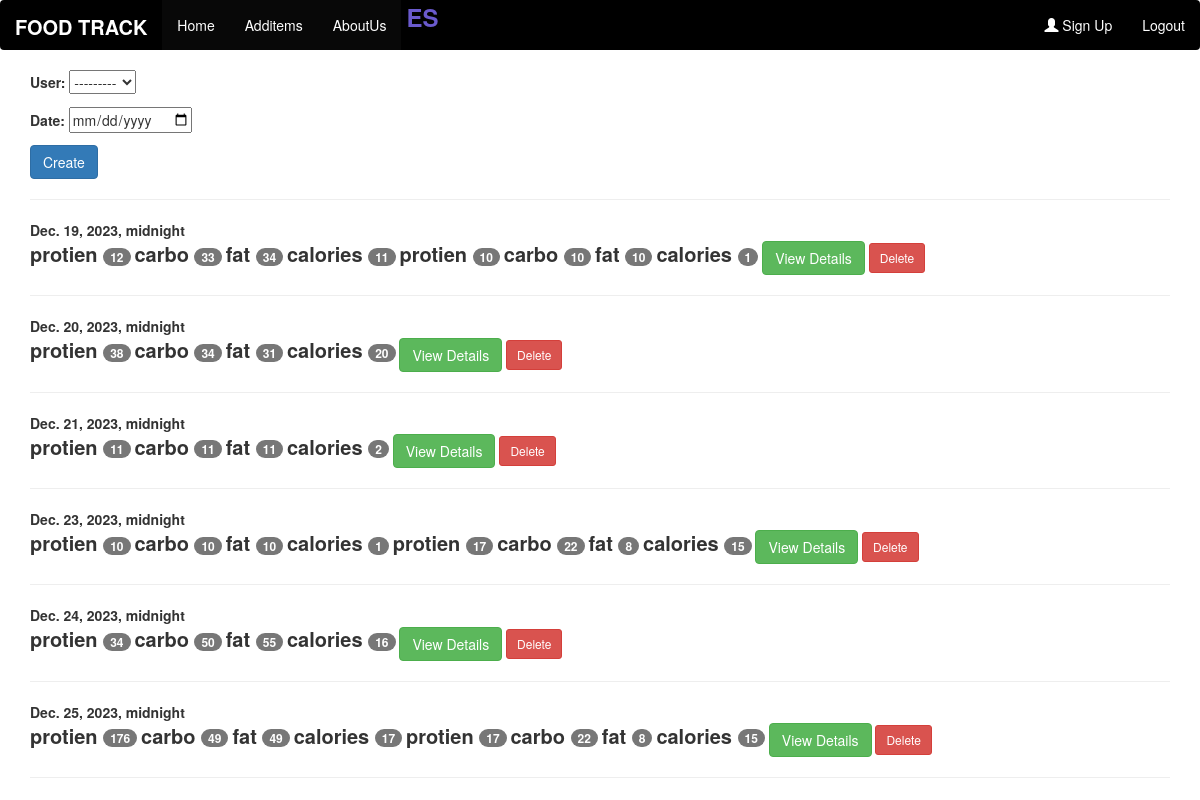
The page /home/ (signed in) on the database its author committed.
### food_items/models.py (models this page shows, shortened)
class AddDate(models.Model):
     user = models.ForeignKey(User, on_delete=models.CASCADE, null=True)
     date = models.DateTimeField(null=True, unique=True)

### food_items/views.py (the view)
# urls.py: path('home/', views.home),
@login_required(login_url='/login/')
def home(request):
    if request.method == 'POST':
        form = AddDateForm(request.POST)
        if form.is_valid():
            date = form.cleaned_data['date']
            form = AddDate(user=request.user, date=date).save()
            return HttpResponseRedirect('#')
    else:
        form = AddDateForm
        form2 = Additemform
    model = AddDate.objects.all()
    items = AddDetail.objects.all()
    total = TotalEnergies.objects.all()
    date_list = []
    date = ''
    food_dic = {'date': '', 'protien': 0, 'carbo': 0, 'fat': 0, 'calories': 0}
    for all in total:
        food_dic = {'date': '', 'protien': 0, 'carbo': 0, 'fat': 0, 'calories': 0}
        for item in items:
            if item.date_d is not None:
                if all.date.id == item.date_d.id:
                    food_dic['date'] = item.date_d.id
                    food_dic['protien'] += item.add_item.Protein
                    food_dic['carbo'] += item.add_item.Carbohydrates
                    food_dic['fat'] += item.add_item.Fat
                    food_dic['calories'] += item.add_item.Calories
        if food_dic['protien'] > 0 and food_dic['date'] != date:
            print(food_dic)
            date = food_dic['date']
            print(date)
            count = 0
            for i in date_list:
                if i['date'] == date:
                    count += 1
            if count == 0:
                date_list.append(food_dic)
    return render(request, 'home.html',{'form': form, 'model': model, 'items': items, 'total': total, 'date_list': date_list})

### templates/home.html (shortened to what this page needs)
{% extends 'base.html' %}
{% block content %}
<html lang="en">
<head>
</head>
<body>
<form method="post">
    {{form.as_p}}
    <input  class="btn btn-primary btn-md" type="submit" value="Create">
</form> <hr>
{% if user.is_authenticated %}
{% for item in model %}
{% if request.user == item.user%}
<b>{{item.date}}</b><br>
{% for total in date_list %}
{% for k,v in total.items %}
{% if v == item.id %}
{% for k,v in total.items %}
{% if k != 'date' %}
<b style="font-size:20px;">{{k}} <span class="badge">{{v}}</span></b>
{% endif %}
{% endfor %}
{% endif %}
{% endfor %}
{% endfor %}
<a class="btn btn-success" href = "/details/{{item.id}}">View Details</a>
<a class="btn btn-danger btn-sm" href="/delete/{{item.id}}">Delete</a><br><hr>
{% endif %}
{% endfor %}
{% endif %}
</body>
</html>
{% endblock %}

### templates/base.html (shortened to what this page needs)
<!DOCTYPE html>
<html lang="en">
<head>
  <link rel="stylesheet" href="https://maxcdn.bootstrapcdn.com/bootstrap/3.4.1/css/bootstrap.min.css">
</head>
<body>
  <nav class="navbar navbar-inverse">
    <div class="container-fluid">
      <div class="navbar-header">
        <a class="navbar-brand" href="">
          <span class="logo-text">FOOD TRACK</span>
        </a>
      </div>
      <ul class="nav navbar-nav">
        <li class="active"><a href="/home">Home</a></li>
        <li class="active"><a href="/additem">Additems</a></li>
        <li class="active"><a href="/about">AboutUs</a></li>
        <li style="font-size: 24px; font-weight: bold;">
          <span class="highlight">ES</span>
        </li>
      </ul>
      <ul class="nav navbar-nav navbar-right">
        <li><a href="/sign"><span class="glyphicon glyphicon-user"></span> Sign Up</a></li>
        <li>
          {% if user.is_authenticated %}
          <a class="nav-link" href="{% url 'logout' %}">Logout </a>
          {% else %}
          <a class="nav-link" href="{% url 'login' %}">Login</a>
          {% endif %}
        </li>
      </ul>
    </div>
  </nav>
  <div class="container">
    {% block content %}
    {% endblock %}
  </div>
</body>
</html>

### templates/base.html (style rules this page uses)
.navbar-inverse { background-color: black; border: none; }
.navbar-nav>li>a { color: #fff !important; }
.navbar-brand { font-size: 24px; font-weight: bold; }
.logo-text { font-size: 20px; font-weight: bold; color: #fff; margin: 0; }
.highlight { color: #6A5ACD !important; padding: 5px; border-radius: 3px; }

### rows shown on the page
AddDate: date "Dec. 19, 2023, midnight", total "protien" "carbo" "fat" "calories" "protien" "carbo" "fat" "calories", total "12" "33" "34" "11" "10" "10" "10" "1"
AddDate: date "Dec. 20, 2023, midnight", total "protien" "carbo" "fat" "calories", total "38" "34" "31" "20"
AddDate: date "Dec. 21, 2023, midnight", total "protien" "carbo" "fat" "calories", total "11" "11" "11" "2"
AddDate: date "Dec. 23, 2023, midnight", total "protien" "carbo" "fat" "calories" "protien" "carbo" "fat" "calories", total "10" "10" "10" "1" "17" "22" "8" "15"
AddDate: date "Dec. 24, 2023, midnight", total "protien" "carbo" "fat" "calories", total "34" "50" "55" "16"
AddDate: date "Dec. 25, 2023, midnight", total "protien" "carbo" "fat" "calories" "protien" "carbo" "fat" "calories", total "176" "49" "49" "17" "17" "22" "8" "15"
